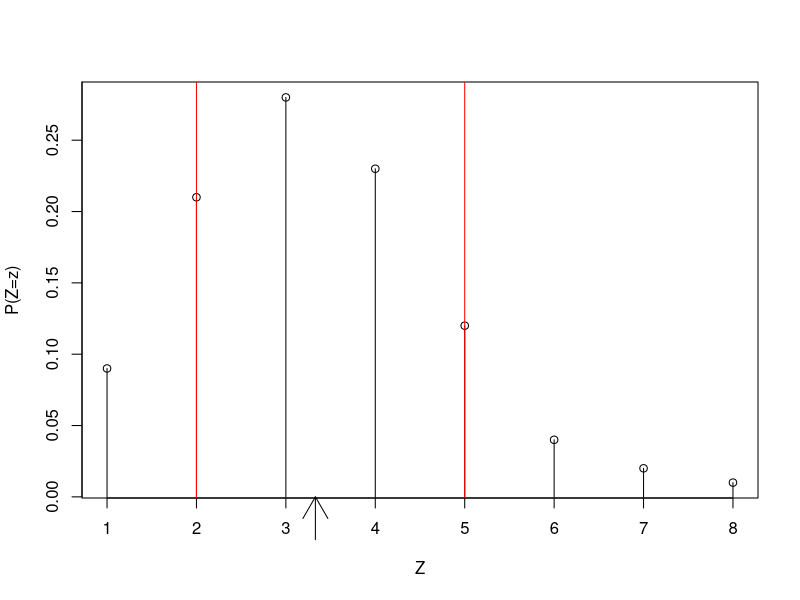
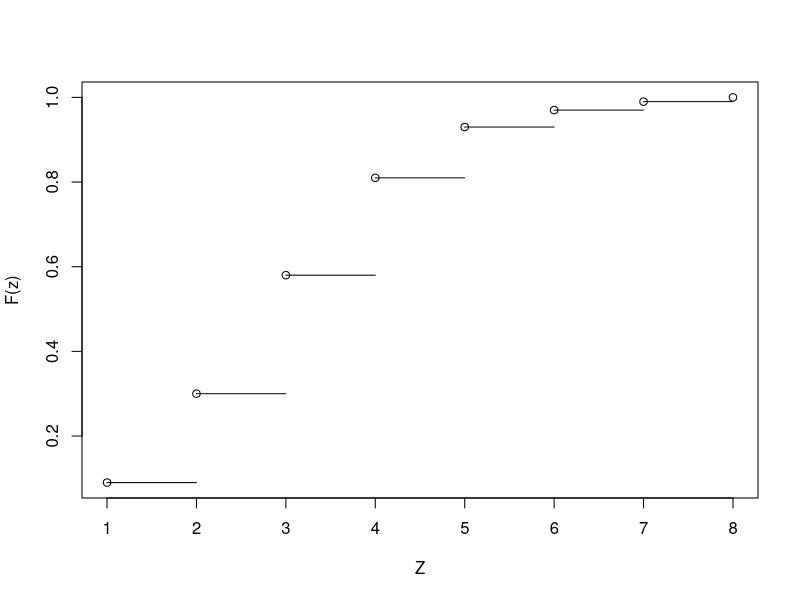

R code for these plots, in order:
# R script for creating plots in chapter 3
# Run as "Rsript makeplots.R"
# Author: Philip Schulz

# create vectors and compute mean
x = seq(1:8)
y = c(0.09, .21, .28, .23, .12, .04, .02, .01)
mu = sum(x*y)

# open stream to file
png("distribution.png", width=8, height=8, units="in", res=300)

# plot y against x
plot(x,y,yaxp=c(0,0.35,7),xlab="Z",ylab="P(Z=z)")
# connect points and x-axis
segments(x0=x, y0=rep(0,8), y1=y)
# insert red lines
abline(v=2,col="red")
abline(v=5,col="red")
# put arrow underneath x-axis to indicate mean
arrows(mu,-0.03,mu,0,xpd=T)
# close stream and save to file
dev.off()

# compute cdf
z = cumsum(y)

# open stream to file
png("cdf.png", width=8, height=8, units="in", res=300)

# plot z against x
plot(x,z,ylab="F(z)",xlab="Z")
# add vertical strokes
for (i in (1:length(x)-1)) { lines(c(x[i],x[i]+1),c(z[i],z[i])) }
# close stream and save to file
dev.off()
